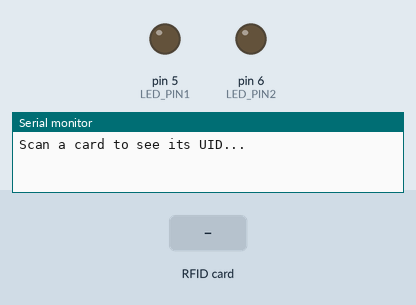
The sketch below on a simulated Arduino Uno, built with avr-gcc and run on an emulated ATmega328P. Shown: output pins drawn as LEDs (lit = HIGH), the last lines printed to the serial monitor. Inputs (shaded band) come from the test bench. Pins used as bus, display or sensor lines are not drawn.

Above: at 1.2 s.
1.3 s: RFID card 5E 7A 19 C4 held to the reader
At 2.4 s:
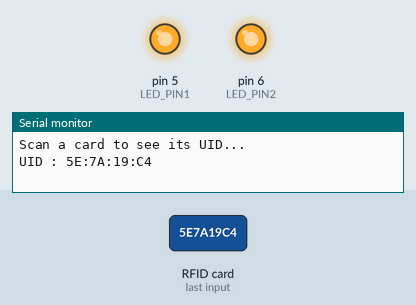
Timing chart, 0 to 5.8 s (numbered marks = the images above; inputs shaded):
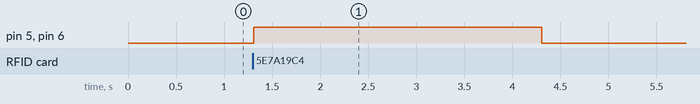

The sketch:

sketch_apr11a.ino
```cpp
#include <SPI.h>
#include <MFRC522.h>

#define SS_PIN 10
#define RST_PIN 9
#define LED_PIN1 5  // First LED on pin 5
#define LED_PIN2 6  // Second LED on pin 6

MFRC522 rfid(SS_PIN, RST_PIN);

void setup() {
  Serial.begin(9600);
  SPI.begin();
  rfid.PCD_Init();
  pinMode(LED_PIN1, OUTPUT);  // Set both LED pins
  pinMode(LED_PIN2, OUTPUT);  // as outputs
  Serial.println("Scan a card to see its UID...");
}

void loop() {
  if (!rfid.PICC_IsNewCardPresent() || !rfid.PICC_ReadCardSerial()) {
    return;
  }

  // Print UID to Serial Monitor
  Serial.print("UID : ");
  for (byte i = 0; i < rfid.uid.size; i++) {
    Serial.print(rfid.uid.uidByte[i], HEX);
    Serial.print(i < rfid.uid.size - 1 ? ":" : "");
  }
  Serial.println();

  rfid.PICC_HaltA();

  // Turn both LEDs on for 3 seconds
  digitalWrite(LED_PIN1, HIGH);
  digitalWrite(LED_PIN2, HIGH);
  delay(3000);
  digitalWrite(LED_PIN1, LOW);
  digitalWrite(LED_PIN2, LOW);
}
```

Measured:
- after the input at 1.3 s, pin 5 (LED_PIN1), pin 6 (LED_PIN2): LOW → HIGH at once, → LOW 3.0 s later
